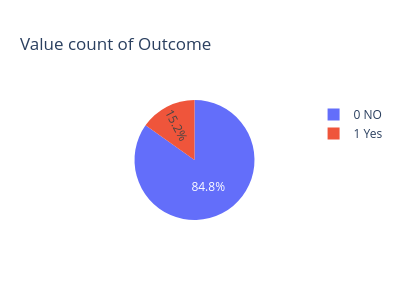

The cell this chart's notebook holds for it:
### Code cell
fig = px.pie(names=["0 NO","1 Yes"], values=df["Heart_ stroke"].value_counts(), title='Value count of Outcome',width=400,height=300)
fig.show()

### Figure 1 — Plotly figure (JSON) as saved in the notebook; plotly's stock layout.template omitted (floating-point values rounded to 4 significant figures)
{"data": [{"domain": {"x": [0, 1], "y": [0, 1]}, "hovertemplate": "label=%{label}<br>value=%{value}<extra></extra>", "labels": ["0 NO", "1 Yes"], "legendgroup": "", "name": "", "showlegend": true, "type": "pie", "values": [3594, 644]}], "layout": {"height": 300, "legend": {"tracegroupgap": 0}, "title": {"text": "Value count of Outcome"}, "width": 400}}
